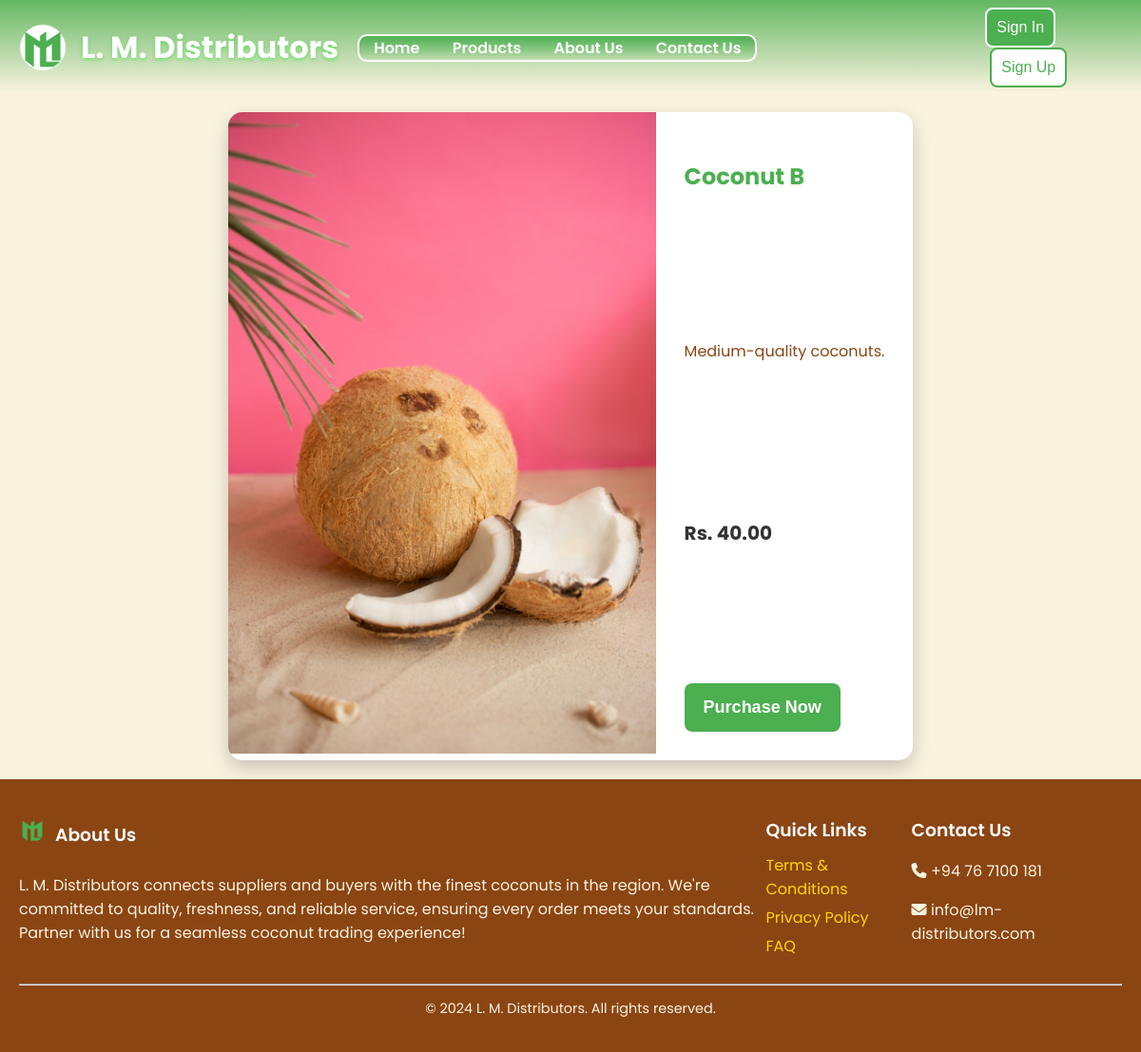
/product-details.php?productid=2, run on the app's committed database.
### tables this page shows
CREATE TABLE `product` (
  `productid` int(11) NOT NULL,
  `name` varchar(255) NOT NULL,
  `description` text NOT NULL,
  `price` decimal(10,2) NOT NULL,
  `image` varchar(255) DEFAULT NULL,
  `category` varchar(100) NOT NULL,
  `quantity` int(11) NOT NULL
);

### product-details.php (the view, shortened to what this page needs)
<?php
    include_once 'config.php';
    if (isset($_GET['productid'])) {
        $productid = intval($_GET['productid']);
        $sql = "SELECT * FROM product WHERE productid = ?";
        $stmt = $conn->prepare($sql);
        $stmt->bind_param("i", $productid);
        $stmt->execute();
        $result = $stmt->get_result();
        if ($result->num_rows > 0) {
            $product = $result->fetch_assoc();
        }
    }
?>
<!DOCTYPE html>
<html lang="en">
<head>
    <link rel="stylesheet" href="./css/product-details.css">
    <link rel="stylesheet" href="https://cdnjs.cloudflare.com/ajax/libs/font-awesome/6.0.0-beta3/css/all.min.css">
</head>
<body>
    <?php include 'header.php'; ?>
    <section class="product-details">
        <div class="product-card">
            <div class="product-image">
                <img src="<?php echo htmlspecialchars($product['image']); ?>" alt="<?php echo htmlspecialchars($product['name']); ?>" />
            </div>
            <div class="product-info">
                <h1><?php echo htmlspecialchars($product['name']); ?></h1>
                <p class="product-description"><?php echo htmlspecialchars($product['description']); ?></p>
                <p class="product-price">Rs. <?php echo number_format($product['price'], 2); ?></p>
                <form action="purchase-item.php" method="POST">
                    <button type="submit" class="purchase-button">Purchase Now</button>
                </form>
            </div>
        </div>
    </section>
    <?php include 'footer.php'; ?>
</body>
</html>

### css/product-details.css (style rules this page uses)
body { margin: 0; font-family: 'Poppins', sans-serif; background-color: #FAF3E0; color: #333; }
.product-details { display: flex; justify-content: center; align-items: center; min-height: 80vh; padding: 20px; }
.product-card { display: flex; flex-wrap: wrap; max-width: 900px; background: #fff; box-shadow: 0 8px 20px rgba(0, 0, 0, 0.2); border-radius: 15px; overflow: hidden; animation: fadeIn 1s ease-in-out; }
.product-image img { max-width: 450px; width: 100%; height: auto; object-fit: cover; transition: transform 0.5s; }
.product-info { padding: 30px; flex: 1; display: flex; flex-direction: column; justify-content: space-between; }
.product-info h1 { color: #4CAF50; margin-bottom: 15px; animation: slideInLeft 1s ease-in-out; }
.product-description { color: #8B4513; margin-bottom: 20px; animation: slideInRight 1s ease-in-out; }
.product-price { font-size: 20px; font-weight: bold; color: #333; margin-bottom: 20px; animation: fadeIn 1.5s ease-in-out; }
.purchase-button { background-color: #4CAF50; color: white; border: none; padding: 15px 20px; border-radius: 8px; font-size: 18px; font-weight: bold; cursor: pointer; transition: background-color 0.3s ease, transform 0.3s ease; }

### data on the page
product: image (picture), name "Coconut B", description "Medium-quality coconuts.", price "40.00"
